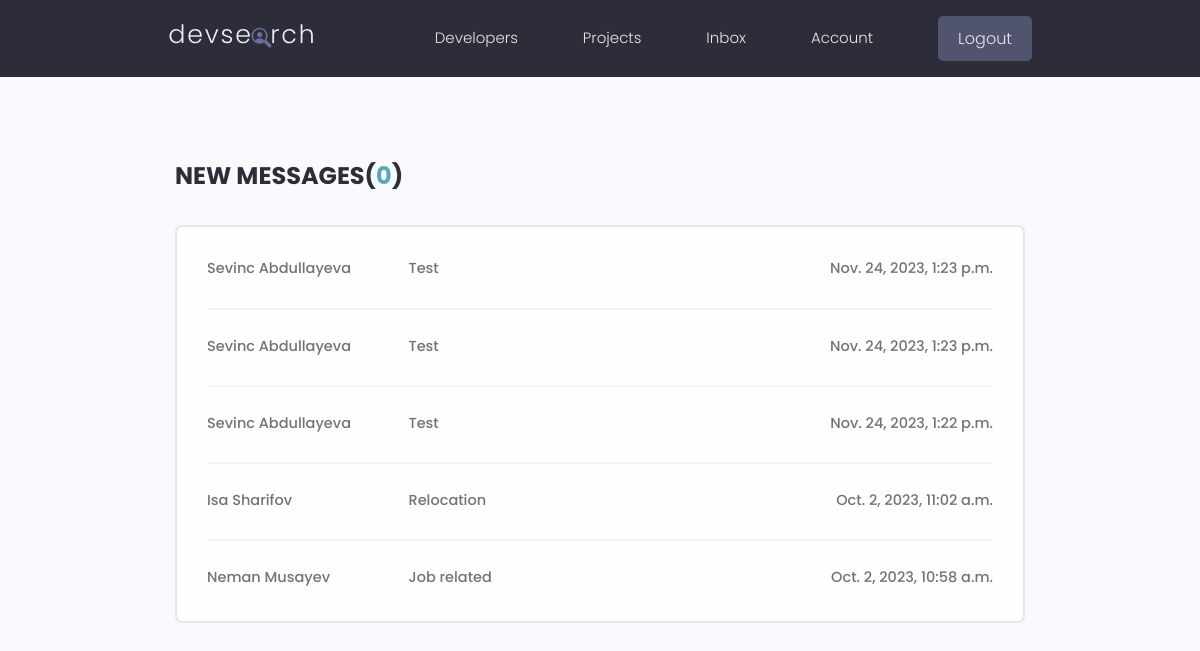
The app's page /inbox/ (signed in), older data.
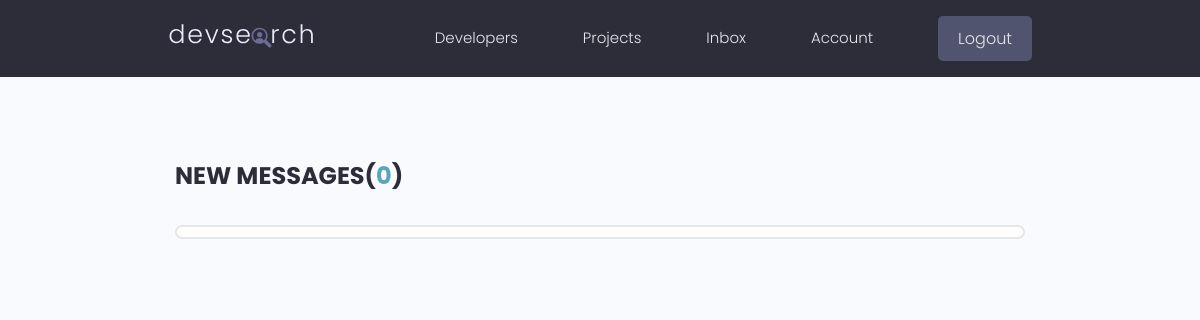
The same page, newer data.
### users/models.py (models this page shows, shortened)
class Message(models.Model):
    sender = models.ForeignKey(Profile, on_delete=models.SET_NULL, null=True, blank=True)
    recipient = models.ForeignKey(Profile, on_delete=models.SET_NULL, null=True, blank=True, related_name="messages")
    name = models.CharField(max_length=200, null=True, blank=True)
    email = models.EmailField(max_length=200, null=True, blank=True)
    subject = models.CharField(max_length=200, null=True, blank=True)
    body = models.TextField()
    is_read = models.BooleanField(default=False)
    message_read_date = models.DateTimeField(null=True, blank=True)
    created = models.DateTimeField(auto_now_add=True, null=True, blank=True)
    id = models.UUIDField(default=uuid.uuid4, unique=True, primary_key=True, editable=False)
    class Meta:
        ordering = ['is_read', '-created']

### users/views.py (the view)
# urls.py: path('inbox/', views.inbox, name="inbox"),
@login_required(login_url='login')
def inbox(request):
    profile = request.user.profile
    messageRequests = profile.messages.all()
    unreadCount = messageRequests.filter(is_read=False).count()
    context = {'messageRequests':messageRequests, 'unreadCount':unreadCount}
    return render(request, 'users/inbox.html', context=context)

### users/templates/users/inbox.html
{% extends "main.html" %}
{% block content %}
  <main class="inbox my-xl">
    <div class="content-box">
      <h3 class="inbox__title">New Messages(<span>{{unreadCount}}</span>)</h3>
      <ul class="messages">
        {% for message in messageRequests %}
          {% if message.is_read == False %}
            <li class="message message--unread">
          {% else %}
            <li class="message">
          {% endif %}
              <a href="{% url 'message' message.id %}">
                <span class="message__author">{{message.name}}</span>
                <span class="message__subject">{{message.subject}}</span>
                <span class="message__date">{{message.created}}</span>
              </a>
            </li>
        {% endfor %}
      </ul>
    </div>
  </main>
{% endblock content %}

Row changes from the older to the newer data that the page shows:
removed Message: name "Sevinc Abdullayeva", subject "Test", created "Nov. 24, 2023, 1:23 p.m."
removed Message: name "Sevinc Abdullayeva", subject "Test", created "Nov. 24, 2023, 1:23 p.m."
removed Message: name "Sevinc Abdullayeva", subject "Test", created "Nov. 24, 2023, 1:22 p.m."
removed Message: name "Isa Sharifov", subject "Relocation", created "Oct. 2, 2023, 11:02 a.m."
removed Message: name "Neman Musayev", subject "Job related", created "Oct. 2, 2023, 10:58 a.m."
